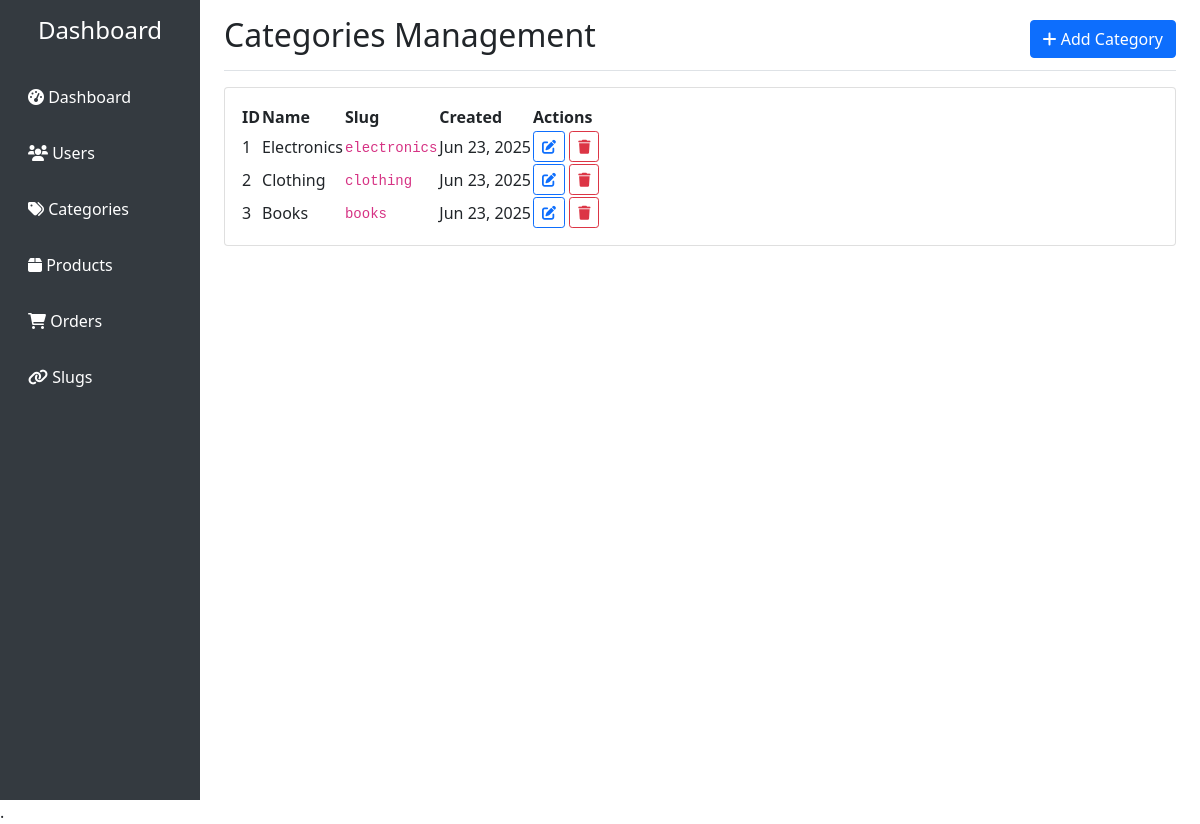
/categories.php, run on the app's committed database.
### tables this page shows
CREATE TABLE categories (
    id INT AUTO_INCREMENT PRIMARY KEY,
    name VARCHAR(100) NOT NULL,
    slug VARCHAR(255) UNIQUE NOT NULL,
    created_at TIMESTAMP DEFAULT CURRENT_TIMESTAMP
);

### includes/functions.php (called while the page is built, shortened)
<?php
function paginate($total, $page, $perPage = 10) {
    $totalPages = ceil($total / $perPage);
    $offset = ($page - 1) * $perPage;
    return [
        'total' => $total,
        'totalPages' => $totalPages,
        'currentPage' => $page,
        'perPage' => $perPage,
        'offset' => $offset,
        'hasNext' => $page < $totalPages,
        'hasPrev' => $page > 1
    ];
}
?>

### categories.php (the view, shortened to what this page needs)
<?php
require_once 'includes/functions.php';
$database = new Database();
$db = $database->getConnection();
$page = $_GET['page'] ?? 1;
$perPage = 10;
$whereClause = '';
$params = [];
$countSql = "SELECT COUNT(*) as total FROM categories $whereClause";
$stmt = $db->prepare($countSql);
$stmt->execute($params);
$total = $stmt->fetch(PDO::FETCH_ASSOC)['total'];
$pagination = paginate($total, $page, $perPage);
$sql = "SELECT * FROM categories $whereClause ORDER BY created_at DESC LIMIT {$pagination['perPage']} OFFSET {$pagination['offset']}";
$stmt = $db->prepare($sql);
$stmt->execute($params);
$categories = $stmt->fetchAll(PDO::FETCH_ASSOC);
?>
<!DOCTYPE html>
<html lang="en">
<head>
    <link href="https://cdn.jsdelivr.net/npm/bootstrap@5.1.3/dist/css/bootstrap.min.css" rel="stylesheet">
    <link href="https://cdnjs.cloudflare.com/ajax/libs/font-awesome/6.0.0/css/all.min.css" rel="stylesheet">
    <link rel="stylesheet" href="https://cdn.datatables.net/2.3.2/css/dataTables.dataTables.css" />
    <link rel="stylesheet" href="https://cdn.datatables.net/2.3.2/css/dataTables.dataTables.css" />
</head>
<body>
    <div class="container-fluid">
        <div class="row">
            <nav class="col-md-3 col-lg-2 d-md-block sidebar collapse">
                <div class="position-sticky pt-3">
                    <h4 class="text-white text-center mb-4">Dashboard</h4>
                    <ul class="nav flex-column">
                        <li class="nav-item">
                            <a class="nav-link" href="index.php">
                                <i class="fas fa-tachometer-alt"></i> Dashboard
                            </a>
                        </li>
                        <li class="nav-item">
                            <a class="nav-link" href="users.php">
                                <i class="fas fa-users"></i> Users
                            </a>
                        </li>
                        <li class="nav-item">
                            <a class="nav-link active" href="categories.php">
                                <i class="fas fa-tags"></i> Categories
                            </a>
                        </li>
                        <li class="nav-item">
                            <a class="nav-link" href="products.php">
                                <i class="fas fa-box"></i> Products
                            </a>
                        </li>
                        <li class="nav-item">
                            <a class="nav-link" href="orders.php">
                                <i class="fas fa-shopping-cart"></i> Orders
                            </a>
                        </li>
                        <li class="nav-item">
                            <a class="nav-link" href="slugs.php">
                                <i class="fas fa-link"></i> Slugs
                            </a>
                        </li>
                    </ul>
                </div>
            </nav>
            <main class="col-md-9 ms-sm-auto col-lg-10 px-md-4">
                <div class="d-flex justify-content-between flex-wrap flex-md-nowrap align-items-center pt-3 pb-2 mb-3 border-bottom">
                    <h1 class="h2">Categories Management</h1>
                    <button class="btn btn-primary" data-bs-toggle="modal" data-bs-target="#categoryModal">
                        <i class="fas fa-plus"></i> Add Category
                    </button>
                </div>
                <div class="card">
                    <div class="card-body">
                        <div class="table-responsive">
                            <table id="myTable" class="display">
                                <thead>
                                    <tr>
                                        <th>ID</th>
                                        <th>Name</th>
                                        <th>Slug</th>
                                        <th>Created</th>
                                        <th>Actions</th>
                                    </tr>
                                </thead>
                                <tbody>
                                    <?php foreach ($categories as $category): ?>
                                    <tr>
                                        <td><?php echo $category['id']; ?></td>
                                        <td><?php echo htmlspecialchars($category['name']); ?></td>
                                        <td><code><?php echo htmlspecialchars($category['slug']); ?></code></td>
                                        <td><?php echo date('M d, Y', strtotime($category['created_at'])); ?></td>
                                        <td>
                                            <a href="?edit=<?php echo $category['id']; ?>" class="btn btn-sm btn-outline-primary">
                                                <i class="fas fa-edit"></i>
                                            </a>
                                            <form method="POST" class="d-inline" onsubmit="return confirm('Are you sure?')">
                                                <button type="submit" class="btn btn-sm btn-outline-danger">
                                                    <i class="fas fa-trash"></i>
                                                </button>
                                            </form>
                                        </td>
                                    </tr>
                                    <?php endforeach; ?>
                                </tbody>
                            </table>
                        </div>
                    </div>
                </div>
            </main>
        </div>
    </div>
    .
</body>
</html>

### categories.php (style rules this page uses)
.sidebar { min-height: 100vh; background: #343a40; }
.sidebar .nav-link { color: #fff; padding: 1rem; }

### data on the page
categories: id "1", name "Electronics", slug "electronics", created_at "Jun 23, 2025"
categories: id "2", name "Clothing", slug "clothing", created_at "Jun 23, 2025"
categories: id "3", name "Books", slug "books", created_at "Jun 23, 2025"
